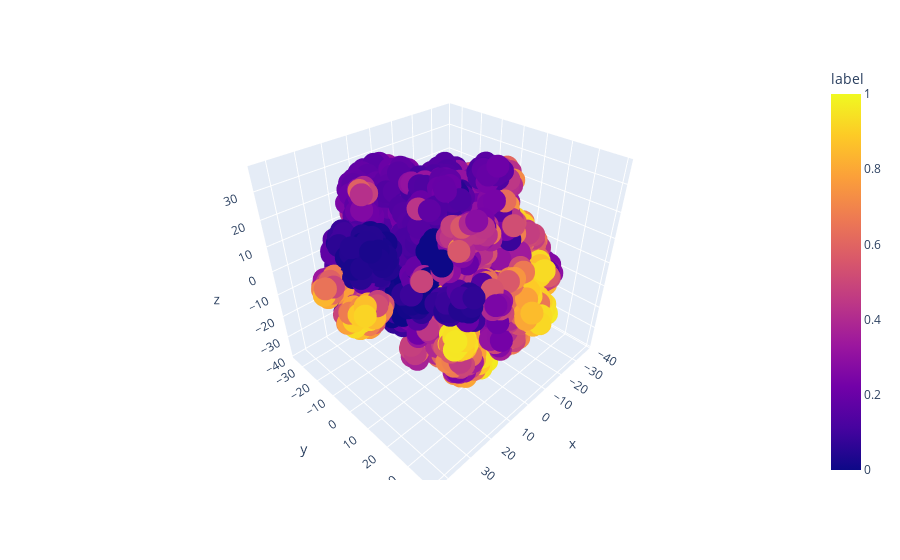

Source (notebook cell):
### Code cell
def present_in_2D(data_train_preds, X_embedded2D):
    figure = plt.figure(figsize=(40,30))
    plt.scatter(X_embedded2D.T[0], X_embedded2D.T[1], c=data_train_preds['label'], cmap = 'jet')
    plt.legend()
    plt.colorbar()
        
    return plt.show()

def present_in_3D(data_train_preds, X_embedded):
    df = pd.DataFrame(columns= ['x', 'y', 'z', 'predicted'])
    x, y, z, preds = [], [], [], []
    for j in range(len(X_embedded)):
        x.append(X_embedded[j][0])
        y.append(X_embedded[j][1])
        z.append(X_embedded[j][2])

        preds.append(data_train_preds['label'][j])

    df['x'] = x
    df['y'] = y
    df['z'] = z
    df['label'] = preds

    fig = px.scatter_3d(df, x='x', y='y', z='z', color='label')

    return fig, df

fig1, df = present_in_3D(data_train_preds, X_embedded3D)
fig1.show()

### Figure 1 — Plotly figure (JSON) as saved in the notebook; plotly's stock layout.template omitted (floating-point values rounded to 4 significant figures; data arrays with more than 128 entries replaced by an {"elided": "..."} marker saying what was removed)
{"data": [{"hovertemplate": "x=%{x}<br>y=%{y}<br>z=%{z}<br>label=%{marker.color}<extra></extra>", "legendgroup": "", "marker": {"color": {"elided": "4032 float values"}, "coloraxis": "coloraxis", "symbol": "circle"}, "mode": "markers", "name": "", "scene": "scene", "showlegend": false, "type": "scatter3d", "x": {"elided": "4032 float values"}, "y": {"elided": "4032 float values"}, "z": {"elided": "4032 float values"}}], "layout": {"coloraxis": {"colorbar": {"title": {"text": "label"}}, "colorscale": [[0, "#0d0887"], [0.1111, "#46039f"], [0.2222, "#7201a8"], [0.3333, "#9c179e"], [0.4444, "#bd3786"], [0.5556, "#d8576b"], [0.6667, "#ed7953"], [0.7778, "#fb9f3a"], [0.8889, "#fdca26"], [1, "#f0f921"]]}, "legend": {"tracegroupgap": 0}, "margin": {"t": 60}, "scene": {"domain": {"x": [0, 1], "y": [0, 1]}, "xaxis": {"title": {"text": "x"}}, "yaxis": {"title": {"text": "y"}}, "zaxis": {"title": {"text": "z"}}}}}
